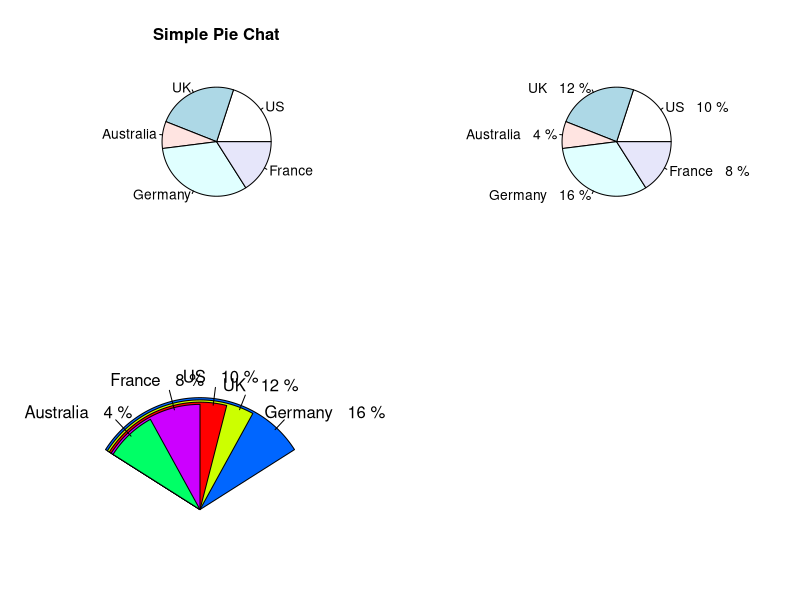
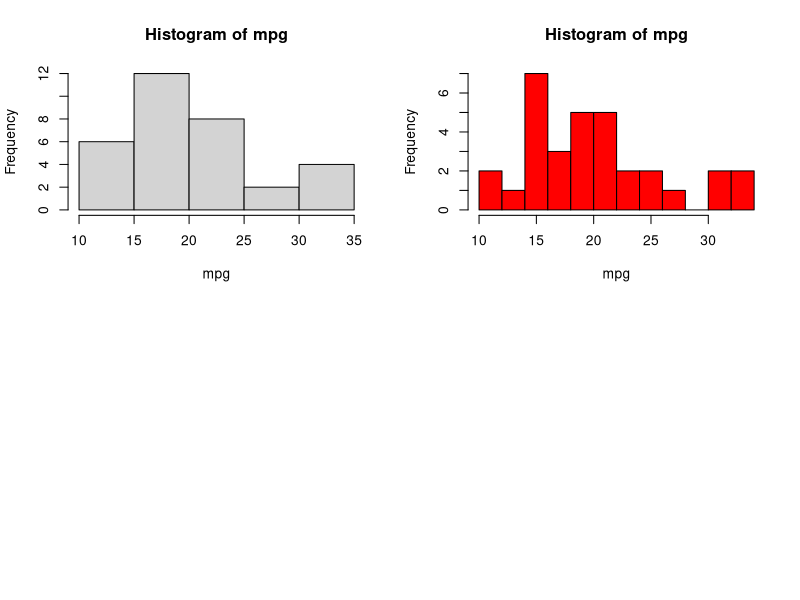

Write R code to recreate these figures, in order. (Note: this script raises an error after producing the figures.)
# par(mfrow) 将一块画布分为四分, 两行两列,按行布局
# mfrow: multiFrame rowwise layout
# mfcol: multiFrame columnwise layout   按列布局
par(mfrow = c(2, 2))
slicies <- c(10, 12, 4, 16, 8)
pcd <- round(slicies / sum(slicies) * 100)
labls <- c("US", "UK", "Australia", "Germany", "France")

# 饼图
pie(slicies, labels = labls, main = "Simple Pie Chat")
pie(slicies, labels = paste(labls, " ", slicies, "%"))

# 扇形图
library(plotrix)
fan.plot(slicies, labels = paste(labls, " ", slicies, "%"))


# 直方图
par(mfrow = c(2, 2))
attach(mtcars)

hist(mpg) # 展示了前五个数据
hist(mpg, breaks = 12, col = c("red")) # 展示前12个数据

x <- mpg
xfit <- seq(min(x), max(x), length = 40)
yfit <- dnorm(xfit, mean = mean(x), sd = sd(x))
yfit <- yfit * diff(h$mids[1:2] * length(x))
h <- hist(mpg, breaks = 12, col = c("red")) # 展示前12个数据
lines(xfit, yfit, col = "blue", lwd = 2)
box()

detach(mtcars)


# 箱线图
salary <- c(500, 2000, 2100, 2200, 2300, 2350, 2450, 2700, 2900, 2850, 3500,
            3800, 4500, 4600, 4800, 7000)
boxplot(salary)

# boxplot 按cyl分组
attach(mtcars)
boxplot(mpg ~ cyl, data = mtcars, col = c("green", "yellow", "red"))
detach(mtcars)

help(boxplot)
